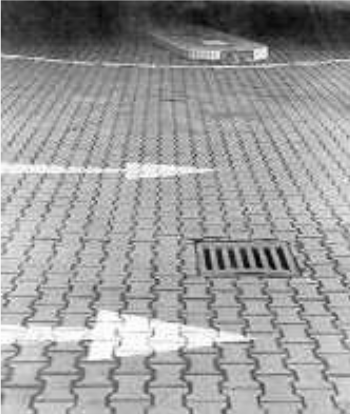
#> input picture Media/Pfeile.png, 350 x 414 px
$ python main.py
#> lines starting #> are read from the running program, lines starting #| are printed output that depends on the picture; after the words box and inside, x2 and y2 are one past the last pixel; in counts of white or black regions, pixels touching at a corner belong together
#> further down, orig is the input picture: shape (414, 350); min 0, max 255, mean 155.3
import cv2
import numpy as np


def print_img(img):
    """
    The method uses imshow to display the image and waitKey + destroyAllWindows to close the window.
    :param img: CV2 Image
    :return: nothing
    """
    cv2.imshow("image", img)
    cv2.waitKey(0)
    cv2.destroyAllWindows()


def image_width_and_height(img):
    dimensions = img.shape
#> dimensions = (414, 350)
    height = dimensions[0]
#> height = 414
    width = dimensions[1]
#> width = 350

    return width, height


def binarisierung(g, threshold_value):
    """
    Binarisation of an image
    Image with gray values => Black-White image
    :param g: input image (in grayscale !!)
    :param threshold_value: for deciding if the pixel will become black or white
    :return: a binarised Black-White image
    """
    width, height = image_width_and_height(g)
#> width = 350; height = 414
    copy = g

    for i in range(height):
        for j in range(width):
            if g[i, j] <= threshold_value:
                copy[i, j] = 0
            else:
                copy[i, j] = 255
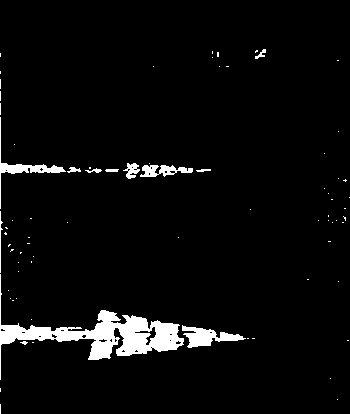
#> copy: shape (414, 350); 4.3% white; 76 white regions (65 under 20 px), largest, box (x1, y1, x2, y2) and area: (0, 274, 184, 380) 4030, (182, 325, 246, 348) 669, (0, 117, 66, 209) 550

    return copy


def dilatation(g):
    width, height = image_width_and_height(g)
    copy = g.copy()

    for i in range(1, height - 1):
        for j in range(1, width - 1):
            array = []
            array.append(g[i, j])
            # if i > 0: array.append(g[i-1, j])
            # if i < height-1: array.append(g[i+1, j])
            # if j > 0: array.append(g[i, j-1])
            # if j < width-1: array.append(g[i, j+1])
            array.append(g[i - 1, j])
            array.append(g[i + 1, j])
            array.append(g[i, j - 1])
            array.append(g[i, j + 1])
            array.sort()
            copy[i, j] = array[-1]

    return copy


def erosion(g):
    width, height = image_width_and_height(g)
    copy = g.copy()

    for i in range(height):
        for j in range(width):
            array = []
            array.append(g[i, j])
            if i > 0: array.append(g[i - 1, j])
            if i < height - 1: array.append(g[i + 1, j])
            if j > 0: array.append(g[i, j - 1])
            if j < width - 1: array.append(g[i, j + 1])
            array.sort()
            copy[i, j] = array[0]

    return copy


def opening(img, n):
    for i in range(n):
        img = erosion(img)

    for i in range(n):
        img = dilatation(img)

    return img


def closing(img, n):
#> called with n = 3
    for i in range(n):
        img = dilatation(img)

    for i in range(n):
        img = erosion(img)
#> this loop made 3 passes
#> pass 1, in closing, `img = erosion(img)`:
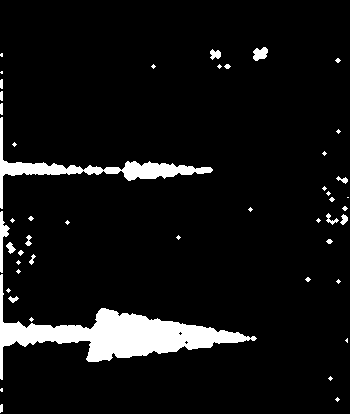
#> img: shape (414, 350); 7.2% white; 48 white regions (29 under 20 px), largest, box (x1, y1, x2, y2) and area: (0, 274, 257, 380) 6629, (0, 117, 213, 209) 2391, (0, 211, 10, 273) 249

    return img

# TODO: overcome maximum recursion depth exceeded
# def start_marking_component(img, label, i, j):
#     # By default N4 (nachbarn 4)
#     N4_dx = [1, 0, -1, 0]
#     N4_dy = [0, 1, 0, -1]
#
#     for idx in range(4):
#         if img[i + N4_dx[idx], j + N4_dy[idx]] == 255:
#             img[i + N4_dx[idx], j + N4_dy[idx]] = label
#             start_marking_component(img, label, i + N4_dx[idx], j + N4_dy[idx])
#
#     return img
#
#
# def zusammenhangskomponenten(img):
#     """
#     Implements Flood Fill Algorithm (german: Zusammenhangskomponenten / ZHK)
#     :param img: image that passed the binarising, opening and closing process
#     :return: the same image with each pixel marked with a label
#     """
#     label = 0
#     width, height = image_width_and_height(img)
#
#     for j in range(width):
#         for i in range(height):
#             if img[i, j] == 255:
#                 label += 1
#                 copy = start_marking_component(img, label, i, j)
#
#     return copy


def delete_first_three_components(img):
    width, height = image_width_and_height(img)
    for j in range(width):
        for i in range(height):
            if not (img[i, j] == 255 or img[i, j] == 4):
                img[i, j] = 0
    return img

if __name__ == "__main__":
    orig = cv2.imread("Media/Pfeile.png", cv2.IMREAD_GRAYSCALE)
    print_img(orig)
    schwellwert = 225
    n_value = 3

    res1 = binarisierung(orig, schwellwert)
    print_img(res1)

    res2 = closing(res1, n_value)
    print_img(res2)

    res3 = opening(res2, n_value)
#> the loop in opening, `for i in range(n):` made 3 passes
#> pass 1, in opening, `img = erosion(img)`:
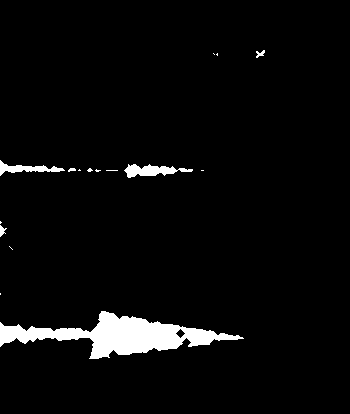
#> img: shape (414, 350); 4% white; 16 white regions (10 under 20 px), largest, box (x1, y1, x2, y2) and area: (0, 311, 244, 359) 4696, (124, 164, 193, 178) 498, (0, 160, 65, 176) 373, (0, 225, 7, 237) 43, (256, 50, 265, 58) 38, (68, 168, 76, 172) 22
#> pass 2, in opening, `img = erosion(img)`:
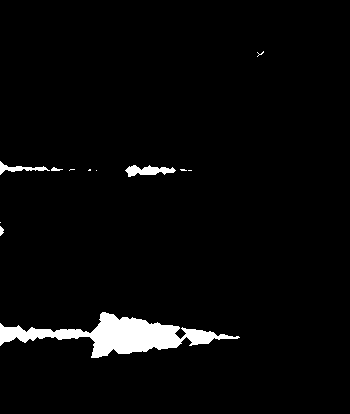
#> img: shape (414, 350); 3.3% white; 12 white regions (7 under 20 px), largest, box (x1, y1, x2, y2) and area: (0, 312, 240, 358) 4144, (125, 165, 176, 177) 343, (0, 161, 50, 175) 216, (51, 167, 63, 171) 28, (0, 226, 4, 236) 27
#> pass 3, in opening, `img = erosion(img)`:
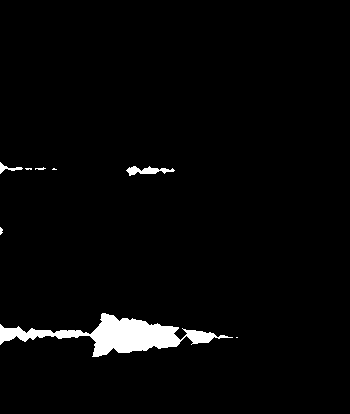
#> img: shape (414, 350); 2.8% white; 8 white regions (5 under 20 px), largest, box (x1, y1, x2, y2) and area: (0, 313, 233, 357) 3605, (126, 166, 175, 176) 240, (0, 162, 23, 174) 87
#> the loop in opening, `for i in range(n):` made 3 passes
#> pass 2, in opening, `img = dilatation(img)`:
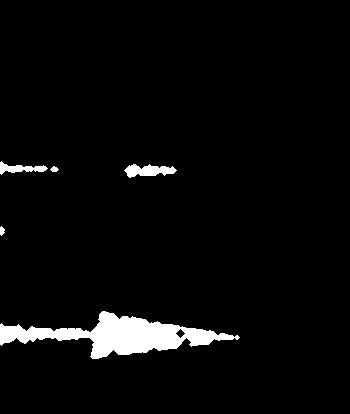
#> img: shape (414, 350); 3.8% white; 5 white regions, box (x1, y1, x2, y2) and area: (0, 311, 240, 359) 4659, (124, 164, 177, 178) 448, (0, 161, 48, 175) 298, (50, 166, 59, 172) 35, (0, 226, 5, 236) 35
#> pass 3, in opening, `img = dilatation(img)`:
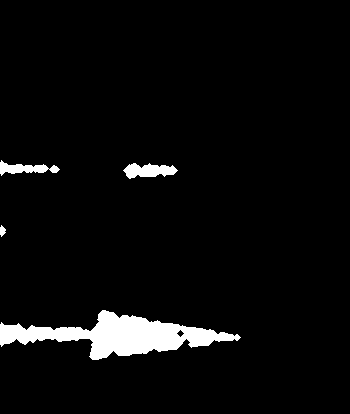
#> img: shape (414, 350); 4.3% white; 4 white regions, box (x1, y1, x2, y2) and area: (0, 310, 241, 360) 5186, (123, 163, 178, 179) 558, (0, 160, 60, 176) 448, (0, 225, 6, 237) 47
    print_img(res3)

    # TODO: overcome maximum recursion depth exceeded
    # res4 = zusammenhangskomponenten(res3)
    # res5 = delete_first_three_components(res4)
    # print_img(res5)
